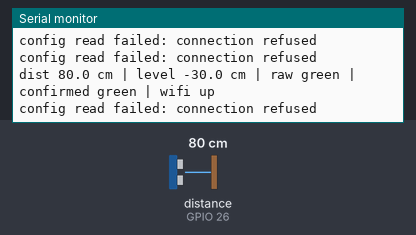
This sketch was run on a simulated ESP32. Parts: the last lines printed to the serial monitor. Wiring (inferred from the names in the program): ultrasonic range finder: trigger GPIO 25; echo GPIO 26. Inputs (shaded band) come from the test bench; at power-on: distance to the obstacle (sensor on GPIO 26) 80 cm. The echo pulse lasts 58.3 µs per cm; WiFi joins after 1.5 s; servers stay silent unless stated.

Above: at 2.7 s.
2.8 s: distance to the obstacle (sensor on GPIO 26) set to 45 cm
At 3.17 s:
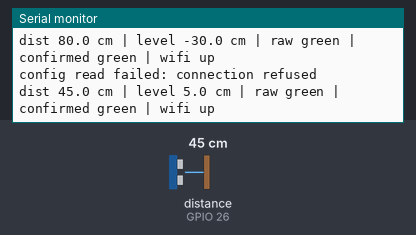
4.3 s: distance to the obstacle (sensor on GPIO 26) set to 35 cm
At 8.16 s:
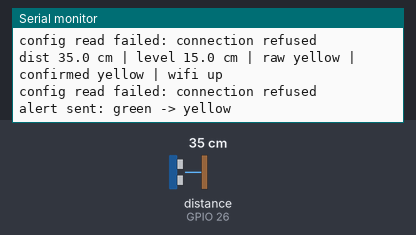
9.7 s: distance to the obstacle (sensor on GPIO 26) set to 18 cm
At 10.16 s:
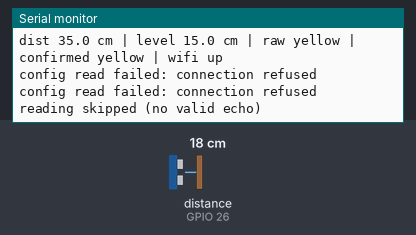
11.2 s: distance to the obstacle (sensor on GPIO 26) set to 22 cm
At 14.34 s:
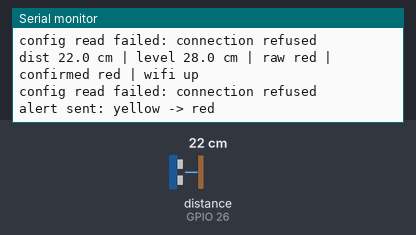

Measured:
- the behaviour switches between 41 and 40 cm on distance to the obstacle (sensor on GPIO 26) (found by bisection; images 1 and 2)
- the behaviour switches between 20 and 21 cm on distance to the obstacle (sensor on GPIO 26) (found by bisection; images 3 and 4)
- after the input at 2.8 s, the serial monitor: prints a new line after 0.24 s (image 1)
- after the input at 4.3 s, the serial monitor: prints a new line after 0.68 s (image 2)
- after the input at 9.7 s, the serial monitor: prints a new line after 0.32 s (image 3)
- after the input at 11.2 s, the serial monitor: prints a new line after 0.30 s (image 4)

The sketch:

bahalert_sensor.ino
```cpp
// BahAlert prototype sensor unit: ESP32 + JSN-SR04T (or AJ-SR04M) ultrasonic sensor.
// Measures the water and writes it straight to Firebase in the shape of docs/data-contract.md:
//   /devices/{id}/live   every 2 s   { levelCm, distanceCm, status, ts }
//   /readings/{id}       every 5 s   { levelCm, distanceCm, ts }
//   /alerts/{id}         on change   { from, to, levelCm, ack, ts }   (the alert service texts residents)
// The alarm unit (bahalert_alarm) and the website both read /devices/{id}.
//
// Libraries (Arduino Library Manager):
//   - Firebase Arduino Client Library for ESP8266 and ESP32 (Mobizt) -> Firebase_ESP_Client.h
// Board: ESP32 Dev Module. Serial Monitor at 115200.

#include <Arduino.h>
#include <WiFi.h>
#include <Firebase_ESP_Client.h>
#include "config.h"
#include "secrets.h"

FirebaseData fbdo;
FirebaseAuth fbAuth;
FirebaseConfig fbConfig;

float sensorHeightCm = DEFAULT_SENSOR_HEIGHT_CM;
float yellowCm = DEFAULT_YELLOW_CM;
float redCm = DEFAULT_RED_CM;
float dangerCm = DEFAULT_DANGER_CM;

enum Status { GREEN = 0, YELLOW = 1, RED = 2 };
const char *STATUS_NAMES[] = {"green", "yellow", "red"};

Status history[HISTORY_SIZE];
int historyIndex = 0;
int historyCount = 0;
Status confirmed = GREEN;

// An alert that still has to reach Firebase (status changed while offline)
bool alertPending = false;
Status alertFrom = GREEN, alertTo = GREEN;
float alertLevel = 0;

float lastDistance = NAN, lastLevel = NAN;
unsigned long lastMeasure = 0, lastLive = 0, lastReading = 0, lastConfig = 0;
bool configLoaded = false;

const String DEVICE_PATH = String("/devices/") + DEVICE_ID;

// ---------- Sensor ----------

float pingOnceCm() {
  digitalWrite(PIN_TRIG, LOW);
  delayMicroseconds(5);
  digitalWrite(PIN_TRIG, HIGH);
  delayMicroseconds(15);
  digitalWrite(PIN_TRIG, LOW);
  unsigned long us = pulseIn(PIN_ECHO, HIGH, ECHO_TIMEOUT_US);
  if (us == 0) return -1;
  float cm = us * SPEED_CM_PER_US / 2.0;  // sound goes down and back
  return (cm < MIN_VALID_CM || cm > MAX_VALID_CM) ? -1 : cm;
}

// Median of the valid pings; -1 if fewer than 3 came back
float medianDistanceCm() {
  float s[PING_SAMPLES];
  int n = 0;
  for (int i = 0; i < PING_SAMPLES; i++) {
    float d = pingOnceCm();
    if (d > 0) s[n++] = d;
    delay(30);
  }
  if (n < 3) return -1;
  for (int i = 1; i < n; i++)
    for (int j = i; j > 0 && s[j - 1] > s[j]; j--) {
      float t = s[j]; s[j] = s[j - 1]; s[j - 1] = t;
    }
  return s[n / 2];
}

Status classify(float levelCm) {
  if (levelCm >= redCm) return RED;
  if (levelCm >= yellowCm) return YELLOW;
  return GREEN;
}

// Rolling vote: switch only when one status holds VOTE_THRESHOLD of the last HISTORY_SIZE
Status vote(Status raw) {
  history[historyIndex] = raw;
  historyIndex = (historyIndex + 1) % HISTORY_SIZE;
  if (historyCount < HISTORY_SIZE) historyCount++;
  int counts[3] = {0, 0, 0};
  for (int i = 0; i < historyCount; i++) counts[history[i]]++;
  for (int s = 0; s < 3; s++)
    if (s != confirmed && counts[s] >= VOTE_THRESHOLD) return (Status)s;
  return confirmed;
}

// ---------- Firebase ----------

void loadConfig() {
  if (!Firebase.RTDB.getJSON(&fbdo, DEVICE_PATH + "/config")) {
    Serial.println("config read failed: " + fbdo.errorReason());
    return;
  }
  FirebaseJson &json = fbdo.jsonObject();
  FirebaseJsonData r;
  if (json.get(r, "sensorHeightCm")) sensorHeightCm = r.floatValue;
  if (json.get(r, "yellowCm")) yellowCm = r.floatValue;
  if (json.get(r, "redCm")) redCm = r.floatValue;
  if (json.get(r, "dangerCm")) dangerCm = r.floatValue;
  configLoaded = true;
  Serial.printf("config: height %.1f  yellow %.1f  red %.1f  danger %.1f cm\n", sensorHeightCm, yellowCm, redCm, dangerCm);
}

float round1(float v) { return round(v * 10) / 10.0; }

void writeLive() {
  FirebaseJson json;
  json.set("levelCm", round1(lastLevel));
  json.set("distanceCm", round1(lastDistance));
  json.set("status", STATUS_NAMES[confirmed]);
  json.set("ts/.sv", "timestamp");  // server time, so a wrong board clock can't fake "live"
  if (!Firebase.RTDB.setJSON(&fbdo, DEVICE_PATH + "/live", &json))
    Serial.println("live write failed: " + fbdo.errorReason());
}

void pushReading() {
  FirebaseJson json;
  json.set("levelCm", round1(lastLevel));
  json.set("distanceCm", round1(lastDistance));
  json.set("ts/.sv", "timestamp");
  Firebase.RTDB.pushJSON(&fbdo, String("/readings/") + DEVICE_ID, &json);
}

void pushAlert() {
  FirebaseJson json;
  json.set("from", STATUS_NAMES[alertFrom]);
  json.set("to", STATUS_NAMES[alertTo]);
  json.set("levelCm", round1(alertLevel));
  json.set("ack", false);
  json.set("ts/.sv", "timestamp");
  if (Firebase.RTDB.pushJSON(&fbdo, String("/alerts/") + DEVICE_ID, &json)) {
    alertPending = false;
    Serial.printf("alert sent: %s -> %s\n", STATUS_NAMES[alertFrom], STATUS_NAMES[alertTo]);
  }
}

// ---------- Main ----------

void setup() {
  Serial.begin(115200);
  pinMode(PIN_TRIG, OUTPUT);
  pinMode(PIN_ECHO, INPUT);
  for (int i = 0; i < HISTORY_SIZE; i++) history[i] = GREEN;

  WiFi.mode(WIFI_STA);
  WiFi.setAutoReconnect(true);
  WiFi.begin(WIFI_SSID, WIFI_PASSWORD);
  Serial.print("Connecting to Wi-Fi");
  for (int i = 0; i < 40 && WiFi.status() != WL_CONNECTED; i++) {  // up to 20 s, then keep going
    delay(500);
    Serial.print(".");
  }
  Serial.println(WiFi.status() == WL_CONNECTED ? " connected" : " not yet (will keep trying)");

  fbConfig.api_key = FIREBASE_API_KEY;
  fbConfig.database_url = FIREBASE_DATABASE_URL;
  fbAuth.user.email = DEVICE_EMAIL;
  fbAuth.user.password = DEVICE_PASSWORD;
  Firebase.begin(&fbConfig, &fbAuth);
  Firebase.reconnectWiFi(true);

  Serial.printf("BahAlert sensor %s ready\n", DEVICE_ID);
}

void loop() {
  unsigned long now = millis();

  if (now - lastMeasure >= MEASURE_EVERY_MS) {
    lastMeasure = now;
    float d = medianDistanceCm();
    if (d < 0) {
      // No echo: write nothing, so the website shows the sensor offline after 60 s
      Serial.println("reading skipped (no valid echo)");
    } else {
      lastDistance = d;
      lastLevel = sensorHeightCm - d;
      Status raw = classify(lastLevel);
      Status next = vote(raw);
      if (next != confirmed) {
        alertFrom = confirmed;
        alertTo = next;
        alertLevel = lastLevel;
        alertPending = true;  // sent below as soon as Firebase is ready
        confirmed = next;
      }
      Serial.printf("dist %.1f cm | level %.1f cm | raw %s | confirmed %s | wifi %s\n", d, lastLevel,
                    STATUS_NAMES[raw], STATUS_NAMES[confirmed], WiFi.status() == WL_CONNECTED ? "up" : "down");
    }
  }

  if (!Firebase.ready() || isnan(lastLevel)) return;

  if (!configLoaded || now - lastConfig >= CONFIG_EVERY_MS) {
    lastConfig = now;
    loadConfig();
  }
  if (alertPending) pushAlert();
  if (now - lastLive >= LIVE_EVERY_MS) {
    lastLive = now;
    writeLive();
  }
  if (now - lastReading >= READING_EVERY_MS) {
    lastReading = now;
    pushReading();
  }
}
```

config.h
```cpp
#pragma once

// ---- Pins (the team's prototype wiring) ----
// JSN-SR04T / AJ-SR04M: VCC 5V, GND, TRIG -> GPIO 25, ECHO -> GPIO 26.
// ECHO outputs 5V: put a divider (e.g. 1k + 2k) between ECHO and GPIO 26 to protect the ESP32.
#define PIN_TRIG 25
#define PIN_ECHO 26

// ---- Defaults until /devices/{id}/config is read (desk test: sensor 50 cm above the table) ----
#define DEFAULT_SENSOR_HEIGHT_CM 50.0
#define DEFAULT_YELLOW_CM 10.0  // 40 cm from the sensor (prototype "LOW")
#define DEFAULT_RED_CM 20.0     // 30 cm from the sensor (prototype "MEDIUM")
#define DEFAULT_DANGER_CM 27.0  // 23 cm from the sensor (prototype "HIGH", overflow line)

// ---- Sensor & filtering ----
#define MIN_VALID_CM 20.0     // blind zone: anything closer is noise
#define MAX_VALID_CM 400.0
#define PING_SAMPLES 9        // pings per measurement; the median is used
#define ECHO_TIMEOUT_US 30000
#define SPEED_CM_PER_US 0.0343  // speed of sound at ~20-25 C (no thermometer in the prototype)

// Status only switches when VOTE_THRESHOLD of the last HISTORY_SIZE measurements agree,
// so a splash or a stray echo doesn't flip the alarm.
#define HISTORY_SIZE 7
#define VOTE_THRESHOLD 5

// ---- Timing ----
#define MEASURE_EVERY_MS 500
#define LIVE_EVERY_MS 2000
#define READING_EVERY_MS 5000
#define CONFIG_EVERY_MS 60000
```

secrets.example.h
```cpp
#pragma once
// Copy to secrets.h (gitignored), or let `node scripts/add-device.mjs ... --secrets` write it.

#define WIFI_SSID "your-wifi"            // 2.4 GHz network (the ESP32 has no 5 GHz)
#define WIFI_PASSWORD "your-wifi-password"

// Same values as web/.env (VITE_FIREBASE_API_KEY / VITE_FIREBASE_DATABASE_URL)
#define FIREBASE_API_KEY "AIza..."
#define FIREBASE_DATABASE_URL "https://your-project-default-rtdb.asia-southeast1.firebasedatabase.app"

// The board's own login, made by scripts/add-device.mjs (its UID is in /deviceAuth/{DEVICE_ID})
#define DEVICE_ID "bah-001"
#define DEVICE_EMAIL "bah-001@bahalert.local"
#define DEVICE_PASSWORD "change-me"
```
